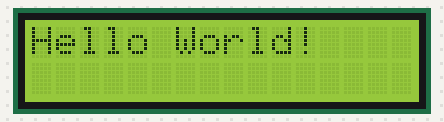
The sketch below on a simulated Arduino Uno, built with avr-gcc and run on an emulated ATmega328P. On the bench: 16×2 character LCD.

Above: at 0.1 s.
At 3.1 s:
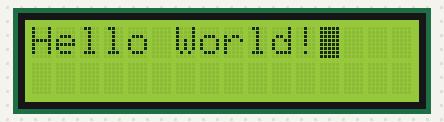

The sketch:

sketch_nov13b_Blink_Example.ino
```cpp
#include <LiquidCrystal.h>
const int rs = 12, e = 11, d4 = 5, d5 = 4, d6 = 3, d7 = 2;
LiquidCrystal lcd(rs, e, d4, d5, d6, d7);

void setup() {
  lcd.begin(16, 2);
  lcd.print("Hello World!");
}

void loop() {
  lcd.noBlink();
  delay(3000);
  lcd.blink();
  delay(3000);
}
```

Measured:
- what the display in image 1 shows lasts 3.0 s, from 3.1 s to 6.1 s
